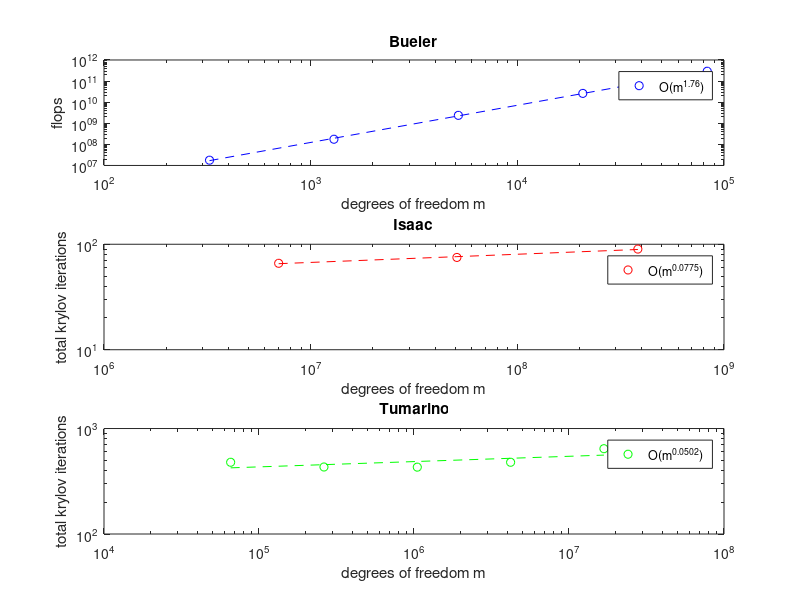

Source code (MATLAB):
% generate complexity data for bueler 2016 and isaac et al 2015 and tumarino et al 2016

% note on iterations: if iterations scale as O(m^alpha) then flops scale as O(m^{1+alpha}); this is under assumption that each iteration costs O(m) flops

% bueler:  LU solve of Newton step equations for dome; see sia-fve/petsc/verif/domeperf.sh; see generated file bueler.perf
% isaac: AMG-Krylov-Newton Stokes solve for antarctica; see table 8.1 in paper
% tumarino: MDSC–AMG-Krylov-Newton higher-order solve for greenland; see table 7.5 in paper; area of Greenland taken from Searise data: 300x560 5km grid

% BUELER
nb = [18 36 72 144 288].^2;
flopsb = [1.776e7 1.749e8 2.374e9 2.608e10 2.927e11];
pb = polyfit(log(nb),log(flopsb),1)
%ans = 1.76186   6.45957   ==>  beta = 0.76186

% ISAAC:  publication uses kitsi.*nitsi (last), but probably 1st is correct
ni = [7e6 51e6 383e6];
kitsi = [66 75 90]; % total ("overall") Krylov iterations; averaged over P vals
pi = polyfit(log(ni),log(kitsi),1)
%ans = 0.0775   2.9589   ==>  alpha = 0.0775
%flopsi = ni .* kitsi;
%pflopsi = polyfit(log(ni),log(flopsi),1)
%ans = 1.0775   2.9589  ==>  alpha = 0.0775  (same as above)
%nitsi = [7 10 11]; % round down average Newton iterations to integer
%pi = polyfit(log(ni),log(kitsi .* nitsi),1)
%ans = 0.19030   3.17188   ==>  alpha = 0.19030

% TUMINARO
nt = ((300*560*5^2) / (8^2)) * [1 4 16 64 256];
itst = [36*13.3 34*12.7 35*12.3 36*13.3 37*17.4]; % total Krylov iterations over Newton steps
pt = polyfit(log(nt),log(itst),1)
%ans = 0.05017   5.49297   ==>  alpha = 0.05017

subplot(3,1,1)
loglog(nb, flopsb, 'bo')
xlabel('degrees of freedom m')
ylabel('flops')
title('Bueler')
hold on
loglog(nb, exp(pb(1) * log(nb) + pb(2)), 'b--')
hold off
legend(sprintf('O(m^{%.3d})',pb(1)))

subplot(3,1,2)
loglog(ni, kitsi, 'ro')
xlabel('degrees of freedom m')
ylabel('total krylov iterations')
title('Isaac')
hold on
loglog(ni, exp(pi(1) * log(ni) + pi(2)), 'r--')
hold off
legend(sprintf('O(m^{%.3d})',pi(1)))

subplot(3,1,3)
loglog(nt, itst, 'go')
xlabel('degrees of freedom m')
ylabel('total krylov iterations')
title('Tumarino')
hold on
loglog(nt, exp(pt(1) * log(nt) + pt(2)), 'g--')
hold off
legend(sprintf('O(m^{%.3d})',pt(1)))
